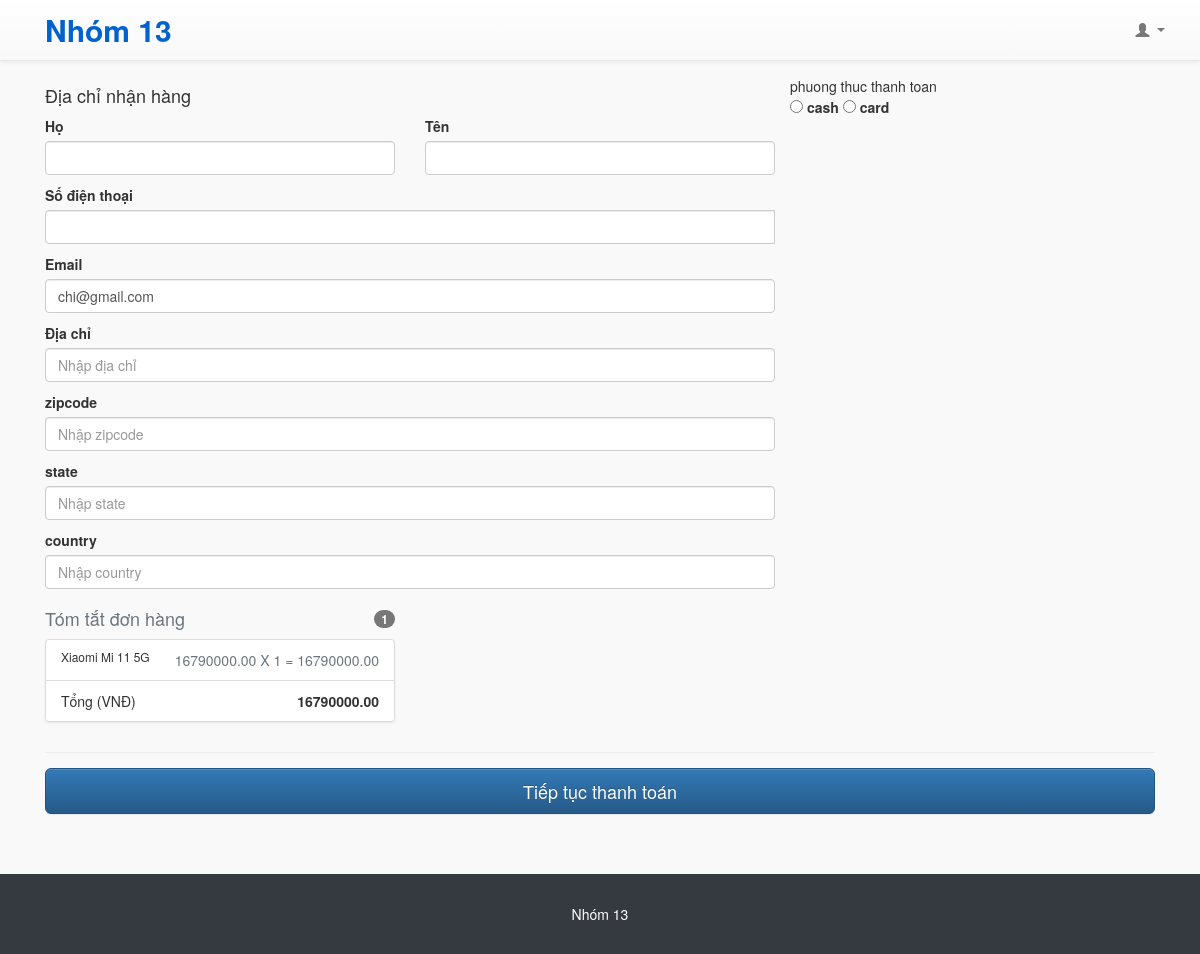
Screenshot of /orders/create/ (signed in) with the database file from the repository.
### accounts/models.py (models this page shows, shortened)
class Profile(models.Model):
    user = models.OneToOneField(User, on_delete=models.CASCADE)
    full_name = models.CharField(max_length=17, blank=True,default='')
    birth_date = models.DateField(null=True, blank=True)
    GENDER_CHOICES = (('M', 'Male'), ('F', 'Female'), ('U', 'Unisex/Parody'))
    gender = models.CharField(max_length=1, choices=GENDER_CHOICES, blank=True)
    phone_number = models.CharField(max_length=17, blank=True)

class User(AbstractBaseUser, PermissionsMixin):
    email = models.EmailField(max_length=40)
    first_name = models.CharField(max_length=30, blank=True)
    last_name = models.CharField(max_length=30, blank=True)
    is_active = models.BooleanField(default=True)
    is_staff = models.BooleanField(default=False)
    date_joined = models.DateTimeField(default=timezone.now)
    userName = models.CharField(max_length=150, blank=True)
    bio = models.TextField(max_length=500, blank=True, null=True)
    objects = UserManager()
    USERNAME_FIELD = 'userName'
    REQUIRED_FIELDS = ['first_name', 'last_name']

### cart/models.py (models this page shows, shortened)
class Cart(models.Model):
    user = models.ForeignKey(User, on_delete=models.CASCADE, null=True)
    created = models.DateTimeField(auto_now_add=True)
    updated = models.DateTimeField(auto_now=True)
    paid = models.BooleanField(default=False)
    is_in_order = models.BooleanField(default=False)
    class Meta:
        ordering = ('-created',)
    def get_total_cost(self):
        return  sum(item.get_cost() for item in self.items.all())

class CartItem(models.Model):
    cart = models.ForeignKey(Cart, related_name='items',
    null=True,
    on_delete=models.CASCADE,
    )
    product = models.ForeignKey(Product,
    related_name='cart_items',
    on_delete=models.CASCADE,
    )
    price = models.DecimalField(max_digits=10, decimal_places=2, default=0)
    quantity = models.PositiveIntegerField(default=1)
    def get_cost(self):
        return self.price * self.quantity

### shop/models.py (models this page shows, shortened)
class Product(models.Model):
    category = models.ForeignKey(Category, related_name='products',
    on_delete=models.CASCADE)
    name = models.CharField(max_length=200, db_index=True)
    slug = models.SlugField(max_length=200, db_index=True)
    image = models.ImageField(upload_to='products/%Y/%m/%d', blank=True,)
    description = models.TextField(blank=True)
    price = models.DecimalField(max_digits=10, decimal_places=2)
    stock = models.PositiveIntegerField()
    available = models.BooleanField(default=True)
    created = models.DateTimeField(auto_now_add=True)
    updated = models.DateTimeField(auto_now=True)
    class Meta:
        ordering = ('-created',)
        index_together = (('id', 'slug'),)

### orders/views.py (the view)
def order_create(request):
    user = request.user
    profile = get_object_or_404(Profile, user=request.user)
    cart = Cart.objects.get(user = request.user)
    return render(request, 'orders/order_list.html', {'cart': cart, 'profile': profile})

### templates/orders/order_list.html (shortened to what this page needs)
 {% extends "shop/base.html" %}
 {% load crispy_forms_tags %}
 {%block content %}
 <div class="row">
   <div class="col-md-8">
     <h4 class="mb-3">Địa chỉ nhận hàng</h4>
     <form name="form" action='{% url "orders:order_save" %}' method='POST' class='needs-validation' novalidate>
       <div class="row">
         <div class="col-md-6 mb-3">
           <label for="lastName">Họ</label>
           <input type="text" class="form-control" id="lastName" placeholder="" value="{{profile.user.last_name}}" required>
         </div>
         <div class="col-md-6 mb-3">
           <label for="firstName">Tên</label>
           <input type="text" class="form-control" id="firstName" placeholder="" value="{{ profile.user.first_name }}" required>
         </div>
       </div>
       <div class="mb-3">
         <label for="username">Số điện thoại</label>
         <div class="input-group">
           <input type="text" value="{{ profile.user.phone_number }}" class="form-control" id="username" required>
         </div>
       </div>
       <div class="mb-3">
         <label for="email">Email</label>
         <input type="email" class="form-control" placeholder="Nhập email của bạn" value="{{profile.user.email}}">
       </div>
       <div class="mb-3">
         <label for="address">Địa chỉ</label>
         <input type="text" name="address" class="form-control" placeholder="Nhập địa chỉ" required>
       </div>
       <div class="mb-3">
        <label for="zip">zipcode</label>
        <input type="text" name="zip" class="form-control" placeholder="Nhập zipcode" required>
      </div>
      <div class="mb-3">
        <label for="state">state</label>
        <input type="text" name="state" class="form-control" placeholder="Nhập state" required>
      </div><div class="mb-3">
        <label for="country">country</label>
        <input type="text" name="country" class="form-control" placeholder="Nhập country" required>
      </div>
    </div>
    <div class="mb-3">
      <div >phuong thuc thanh toan</div>
      <input type="radio" id="cash" name="payment" value="cash">
      <label for="cash">cash</label>
      <input type="radio" id="card" name="payment" value="card">
      <label for="card">card</label>
    </div>
    <div class="col-md-4">
      <h4 class="d-flex justify-content-between align-items-center mb-3">
        <span class="text-muted">Tóm tắt đơn hàng</span>
        <span class="badge badge-secondary badge-pill">{{cart.items.count}}</span>
      </h4>
      <ul class="list-group mb-3">
        {% for item in cart.items.all %}
        {% with product=item.product %}
        <li class="list-group-item d-flex justify-content-between lh-condensed">
          <div>
            <h6 class="my-0">{{ product.name }}</h6>
          </div>
          <span class="text-muted">{{ product.price }} X {{ item.quantity }} = {{ item.get_cost }}</span>
        </li>
        {% endwith %}
        {% endfor %}
        <li class="list-group-item d-flex justify-content-between">
          <span>Tổng (VNĐ)</span>
          <strong >{{cart.get_total_cost}}</strong>
        </li>
      </ul>
    </div>
  </div>
       <hr class="mb-4">
       <button class="btn btn-primary btn-lg btn-block" type="submit">Tiếp tục thanh toán</button>
   </div>
 {% endblock %}

### static/css/shop-homepage.css (style rules this page uses)
body { padding-top: 54px; }
@media (min-width: 992px) { body { padding-top: 56px; height: auto; padding-bottom: 120px; min-height: 654px; position: relative; } }
* { margin: 0; padding: 0 }
body { background-color: #f9f9f9; }

### rows the page displays
Profile: user.email "chi@gmail.com"
Cart: items.count "1", get_total_cost "16790000.00"
CartItem: product.name "Xiaomi Mi 11 5G", product.price "16790000.00", quantity "1", get_cost "16790000.00"
